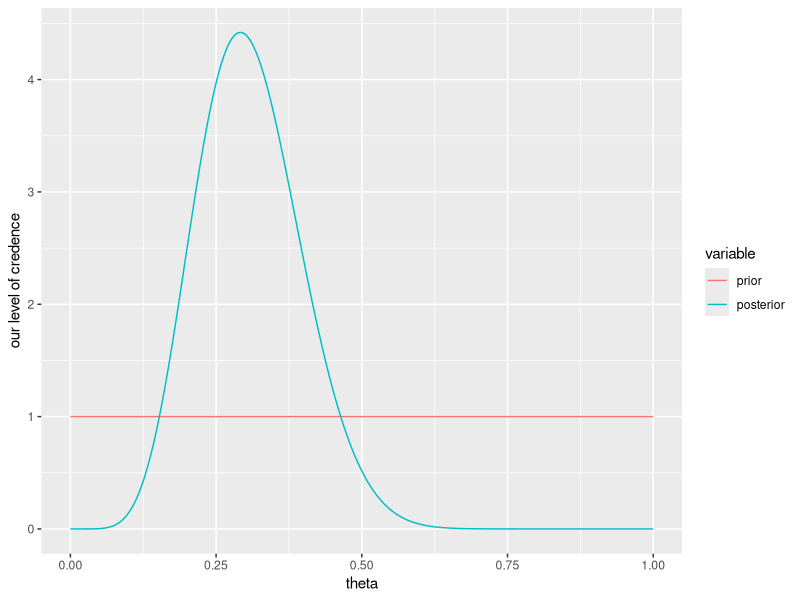

Recreate this plot in R.
## ---- chunk 1
  require(ggplot2, quietly = T)
  require(reshape2, quietly = T)
  x = seq(0,1, length.out = 1000)
  prior = dbeta(x, 1, 1)
  posterior = dbeta(x, 8, 18)
  df =data.frame(x = x, prior = prior, posterior = posterior)
  df = melt(df, id.vars = c("x"))
  ggplot(df, aes(x = x, y = value, color = variable)) + geom_line() + xlab("theta") + ylab("our level of credence") + theme(plot.background=element_blank())
